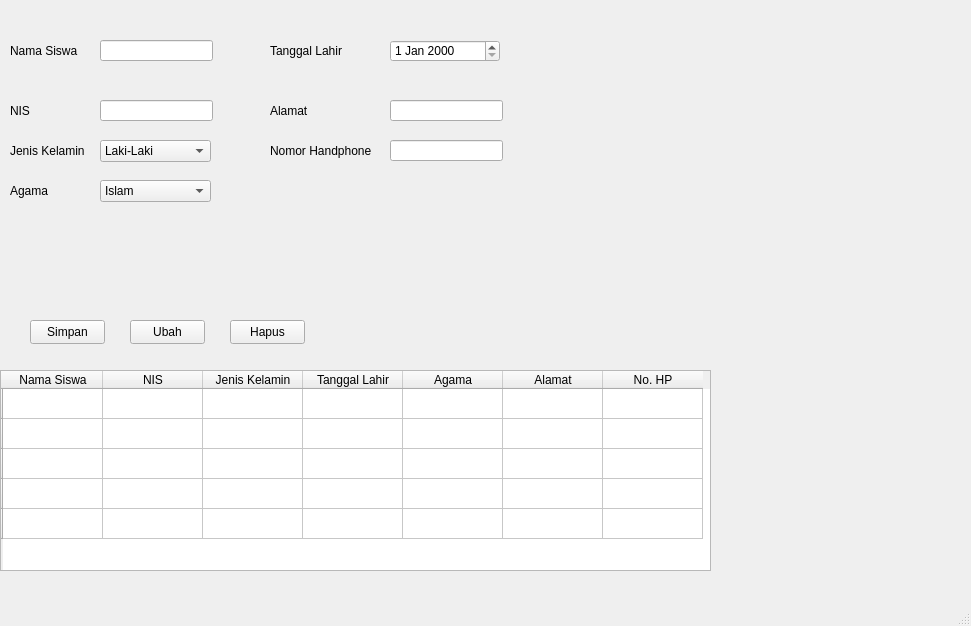
<?xml version="1.0" encoding="UTF-8"?>
<ui version="4.0">
 <class>MainWindow</class>
 <widget class="QMainWindow" name="MainWindow">
  <property name="geometry">
   <rect>
    <x>0</x>
    <y>0</y>
    <width>971</width>
    <height>626</height>
   </rect>
  </property>
  <property name="windowTitle">
   <string>MainWindow</string>
  </property>
  <widget class="QWidget" name="centralwidget">
   <widget class="QLabel" name="label">
    <property name="geometry">
     <rect>
      <x>10</x>
      <y>40</y>
      <width>81</width>
      <height>21</height>
     </rect>
    </property>
    <property name="text">
     <string>Nama Siswa</string>
    </property>
   </widget>
   <widget class="QLabel" name="label_2">
    <property name="geometry">
     <rect>
      <x>10</x>
      <y>100</y>
      <width>81</width>
      <height>21</height>
     </rect>
    </property>
    <property name="text">
     <string>NIS</string>
    </property>
   </widget>
   <widget class="QLineEdit" name="lineEdit_nama_siswa">
    <property name="geometry">
     <rect>
      <x>100</x>
      <y>40</y>
      <width>113</width>
      <height>21</height>
     </rect>
    </property>
   </widget>
   <widget class="QLineEdit" name="lineEdit_nis">
    <property name="geometry">
     <rect>
      <x>100</x>
      <y>100</y>
      <width>113</width>
      <height>21</height>
     </rect>
    </property>
   </widget>
   <widget class="QPushButton" name="pushButton_simpan">
    <property name="geometry">
     <rect>
      <x>30</x>
      <y>320</y>
      <width>75</width>
      <height>24</height>
     </rect>
    </property>
    <property name="text">
     <string>Simpan</string>
    </property>
   </widget>
   <widget class="QPushButton" name="pushButton_hapus">
    <property name="geometry">
     <rect>
      <x>230</x>
      <y>320</y>
      <width>75</width>
      <height>24</height>
     </rect>
    </property>
    <property name="text">
     <string>Hapus</string>
    </property>
   </widget>
   <widget class="QTableWidget" name="tableWidget">
    <property name="geometry">
     <rect>
      <x>0</x>
      <y>370</y>
      <width>711</width>
      <height>201</height>
     </rect>
    </property>
    <row>
     <property name="text">
      <string/>
     </property>
    </row>
    <row>
     <property name="text">
      <string/>
     </property>
    </row>
    <row>
     <property name="text">
      <string/>
     </property>
    </row>
    <row>
     <property name="text">
      <string/>
     </property>
    </row>
    <row>
     <property name="text">
      <string/>
     </property>
    </row>
    <column>
     <property name="text">
      <string>Nama Siswa</string>
     </property>
    </column>
    <column>
     <property name="text">
      <string>NIS</string>
     </property>
    </column>
    <column>
     <property name="text">
      <string>Jenis Kelamin</string>
     </property>
    </column>
    <column>
     <property name="text">
      <string>Tanggal Lahir</string>
     </property>
    </column>
    <column>
     <property name="text">
      <string>Agama</string>
     </property>
    </column>
    <column>
     <property name="text">
      <string>Alamat</string>
     </property>
    </column>
    <column>
     <property name="text">
      <string>No. HP</string>
     </property>
    </column>
   </widget>
   <widget class="QLabel" name="label_3">
    <property name="geometry">
     <rect>
      <x>10</x>
      <y>140</y>
      <width>81</width>
      <height>21</height>
     </rect>
    </property>
    <property name="text">
     <string>Jenis Kelamin</string>
    </property>
   </widget>
   <widget class="QComboBox" name="comboBoxI_jenis">
    <property name="geometry">
     <rect>
      <x>100</x>
      <y>140</y>
      <width>111</width>
      <height>22</height>
     </rect>
    </property>
    <item>
     <property name="text">
      <string>Laki-Laki</string>
     </property>
    </item>
    <item>
     <property name="text">
      <string>Perempuan</string>
     </property>
    </item>
   </widget>
   <widget class="QLabel" name="label_4">
    <property name="geometry">
     <rect>
      <x>10</x>
      <y>180</y>
      <width>81</width>
      <height>21</height>
     </rect>
    </property>
    <property name="text">
     <string>Agama</string>
    </property>
   </widget>
   <widget class="QComboBox" name="comboBox_Agama">
    <property name="geometry">
     <rect>
      <x>100</x>
      <y>180</y>
      <width>111</width>
      <height>22</height>
     </rect>
    </property>
    <item>
     <property name="text">
      <string>Islam</string>
     </property>
    </item>
    <item>
     <property name="text">
      <string>Katholik</string>
     </property>
    </item>
    <item>
     <property name="text">
      <string>Kristen</string>
     </property>
    </item>
    <item>
     <property name="text">
      <string>Hindu</string>
     </property>
    </item>
    <item>
     <property name="text">
      <string>Budha</string>
     </property>
    </item>
   </widget>
   <widget class="QPushButton" name="pushButton_ubah">
    <property name="geometry">
     <rect>
      <x>130</x>
      <y>320</y>
      <width>75</width>
      <height>24</height>
     </rect>
    </property>
    <property name="text">
     <string>Ubah</string>
    </property>
   </widget>
   <widget class="QLabel" name="label_5">
    <property name="geometry">
     <rect>
      <x>270</x>
      <y>40</y>
      <width>81</width>
      <height>21</height>
     </rect>
    </property>
    <property name="text">
     <string>Tanggal Lahir</string>
    </property>
   </widget>
   <widget class="QDateEdit" name="dateEdit">
    <property name="geometry">
     <rect>
      <x>390</x>
      <y>40</y>
      <width>110</width>
      <height>22</height>
     </rect>
    </property>
   </widget>
   <widget class="QLabel" name="label_6">
    <property name="geometry">
     <rect>
      <x>270</x>
      <y>100</y>
      <width>81</width>
      <height>21</height>
     </rect>
    </property>
    <property name="text">
     <string>Alamat</string>
    </property>
   </widget>
   <widget class="QLineEdit" name="lineEdit_alamat">
    <property name="geometry">
     <rect>
      <x>390</x>
      <y>100</y>
      <width>113</width>
      <height>21</height>
     </rect>
    </property>
   </widget>
   <widget class="QLabel" name="label_7">
    <property name="geometry">
     <rect>
      <x>270</x>
      <y>140</y>
      <width>111</width>
      <height>21</height>
     </rect>
    </property>
    <property name="text">
     <string>Nomor Handphone</string>
    </property>
   </widget>
   <widget class="QLineEdit" name="lineEdit_NoHp">
    <property name="geometry">
     <rect>
      <x>390</x>
      <y>140</y>
      <width>113</width>
      <height>21</height>
     </rect>
    </property>
   </widget>
  </widget>
  <widget class="QMenuBar" name="menubar">
   <property name="geometry">
    <rect>
     <x>0</x>
     <y>0</y>
     <width>971</width>
     <height>22</height>
    </rect>
   </property>
  </widget>
  <widget class="QStatusBar" name="statusbar"/>
 </widget>
 <resources/>
 <connections/>
</ui>
